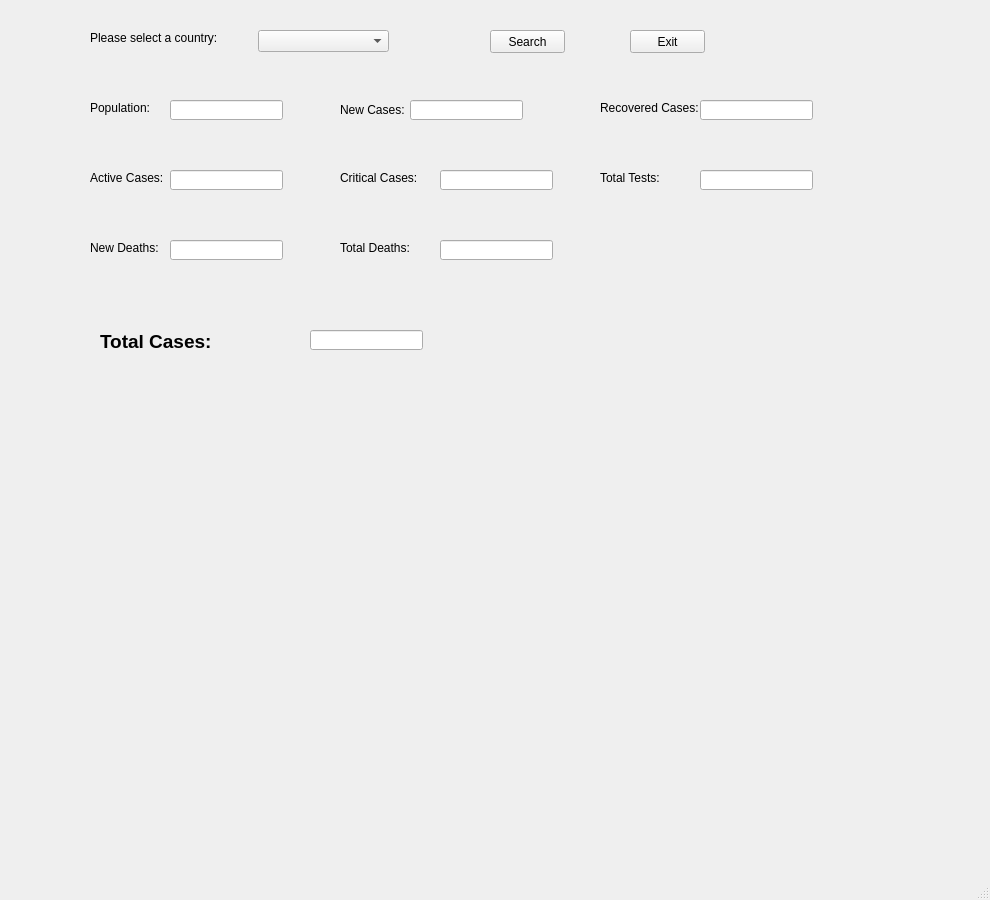
<?xml version="1.0" encoding="UTF-8"?>
<ui version="4.0">
 <class>MainWindow</class>
 <widget class="QMainWindow" name="MainWindow">
  <property name="geometry">
   <rect>
    <x>0</x>
    <y>0</y>
    <width>990</width>
    <height>900</height>
   </rect>
  </property>
  <property name="windowTitle">
   <string>MainWindow</string>
  </property>
  <widget class="QWidget" name="centralwidget">
   <widget class="QComboBox" name="countryList">
    <property name="geometry">
     <rect>
      <x>258</x>
      <y>30</y>
      <width>131</width>
      <height>22</height>
     </rect>
    </property>
   </widget>
   <widget class="QLabel" name="label">
    <property name="geometry">
     <rect>
      <x>90</x>
      <y>30</y>
      <width>181</width>
      <height>16</height>
     </rect>
    </property>
    <property name="text">
     <string>Please select a country:</string>
    </property>
   </widget>
   <widget class="QLabel" name="label_2">
    <property name="geometry">
     <rect>
      <x>90</x>
      <y>100</y>
      <width>81</width>
      <height>16</height>
     </rect>
    </property>
    <property name="text">
     <string>Population:</string>
    </property>
   </widget>
   <widget class="QLabel" name="label_3">
    <property name="geometry">
     <rect>
      <x>340</x>
      <y>100</y>
      <width>71</width>
      <height>20</height>
     </rect>
    </property>
    <property name="text">
     <string>New Cases:</string>
    </property>
   </widget>
   <widget class="QPushButton" name="search">
    <property name="geometry">
     <rect>
      <x>490</x>
      <y>30</y>
      <width>75</width>
      <height>23</height>
     </rect>
    </property>
    <property name="text">
     <string>Search</string>
    </property>
   </widget>
   <widget class="QLineEdit" name="population">
    <property name="geometry">
     <rect>
      <x>170</x>
      <y>100</y>
      <width>113</width>
      <height>20</height>
     </rect>
    </property>
   </widget>
   <widget class="QLineEdit" name="newCases">
    <property name="geometry">
     <rect>
      <x>410</x>
      <y>100</y>
      <width>113</width>
      <height>20</height>
     </rect>
    </property>
   </widget>
   <widget class="QLabel" name="label_4">
    <property name="geometry">
     <rect>
      <x>90</x>
      <y>170</y>
      <width>81</width>
      <height>16</height>
     </rect>
    </property>
    <property name="text">
     <string>Active Cases:</string>
    </property>
   </widget>
   <widget class="QLabel" name="label_5">
    <property name="geometry">
     <rect>
      <x>340</x>
      <y>170</y>
      <width>91</width>
      <height>16</height>
     </rect>
    </property>
    <property name="text">
     <string>Critical Cases:</string>
    </property>
   </widget>
   <widget class="QLineEdit" name="activeCases">
    <property name="geometry">
     <rect>
      <x>170</x>
      <y>170</y>
      <width>113</width>
      <height>20</height>
     </rect>
    </property>
   </widget>
   <widget class="QLineEdit" name="criticalCases">
    <property name="geometry">
     <rect>
      <x>440</x>
      <y>170</y>
      <width>113</width>
      <height>20</height>
     </rect>
    </property>
   </widget>
   <widget class="QLabel" name="label_6">
    <property name="geometry">
     <rect>
      <x>90</x>
      <y>240</y>
      <width>71</width>
      <height>16</height>
     </rect>
    </property>
    <property name="text">
     <string>New Deaths:</string>
    </property>
   </widget>
   <widget class="QLabel" name="label_7">
    <property name="geometry">
     <rect>
      <x>100</x>
      <y>330</y>
      <width>151</width>
      <height>21</height>
     </rect>
    </property>
    <property name="text">
     <string>&lt;html&gt;&lt;head/&gt;&lt;body&gt;&lt;p&gt;&lt;span style=&quot; font-size:14pt; font-weight:600;&quot;&gt;Total Cases:&lt;/span&gt;&lt;/p&gt;&lt;/body&gt;&lt;/html&gt;</string>
    </property>
   </widget>
   <widget class="QLineEdit" name="newDeaths">
    <property name="geometry">
     <rect>
      <x>170</x>
      <y>240</y>
      <width>113</width>
      <height>20</height>
     </rect>
    </property>
   </widget>
   <widget class="QLineEdit" name="total">
    <property name="geometry">
     <rect>
      <x>310</x>
      <y>330</y>
      <width>113</width>
      <height>20</height>
     </rect>
    </property>
   </widget>
   <widget class="QLabel" name="label_8">
    <property name="geometry">
     <rect>
      <x>600</x>
      <y>100</y>
      <width>111</width>
      <height>16</height>
     </rect>
    </property>
    <property name="text">
     <string>Recovered Cases:</string>
    </property>
   </widget>
   <widget class="QLineEdit" name="recovered">
    <property name="geometry">
     <rect>
      <x>700</x>
      <y>100</y>
      <width>113</width>
      <height>20</height>
     </rect>
    </property>
   </widget>
   <widget class="QPushButton" name="exit">
    <property name="geometry">
     <rect>
      <x>630</x>
      <y>30</y>
      <width>75</width>
      <height>23</height>
     </rect>
    </property>
    <property name="text">
     <string>Exit</string>
    </property>
   </widget>
   <widget class="QLabel" name="warning_label">
    <property name="geometry">
     <rect>
      <x>100</x>
      <y>390</y>
      <width>571</width>
      <height>41</height>
     </rect>
    </property>
    <property name="font">
     <font>
      <pointsize>16</pointsize>
     </font>
    </property>
    <property name="text">
     <string/>
    </property>
    <property name="alignment">
     <set>Qt::AlignCenter</set>
    </property>
   </widget>
   <widget class="QLabel" name="mapImage">
    <property name="geometry">
     <rect>
      <x>420</x>
      <y>400</y>
      <width>400</width>
      <height>400</height>
     </rect>
    </property>
    <property name="text">
     <string/>
    </property>
   </widget>
   <widget class="QLabel" name="label_10">
    <property name="geometry">
     <rect>
      <x>340</x>
      <y>240</y>
      <width>91</width>
      <height>16</height>
     </rect>
    </property>
    <property name="text">
     <string>Total Deaths:</string>
    </property>
   </widget>
   <widget class="QLineEdit" name="totalDeaths">
    <property name="geometry">
     <rect>
      <x>440</x>
      <y>240</y>
      <width>113</width>
      <height>20</height>
     </rect>
    </property>
   </widget>
   <widget class="QLabel" name="label_9">
    <property name="geometry">
     <rect>
      <x>600</x>
      <y>170</y>
      <width>91</width>
      <height>16</height>
     </rect>
    </property>
    <property name="text">
     <string>Total Tests:</string>
    </property>
   </widget>
   <widget class="QLineEdit" name="totalTests">
    <property name="geometry">
     <rect>
      <x>700</x>
      <y>170</y>
      <width>113</width>
      <height>20</height>
     </rect>
    </property>
   </widget>
  </widget>
  <widget class="QMenuBar" name="menubar">
   <property name="geometry">
    <rect>
     <x>0</x>
     <y>0</y>
     <width>990</width>
     <height>21</height>
    </rect>
   </property>
  </widget>
  <widget class="QStatusBar" name="statusbar"/>
 </widget>
 <resources/>
 <connections/>
</ui>
